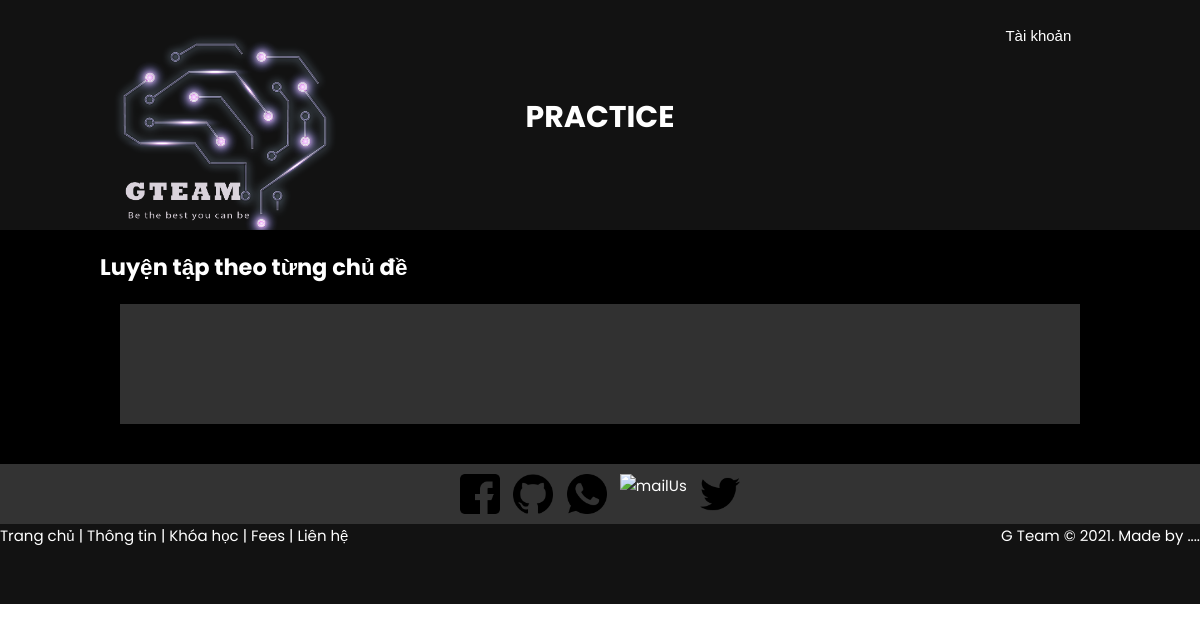
The page /GTEAMS/practice/ on the database as committed earlier.
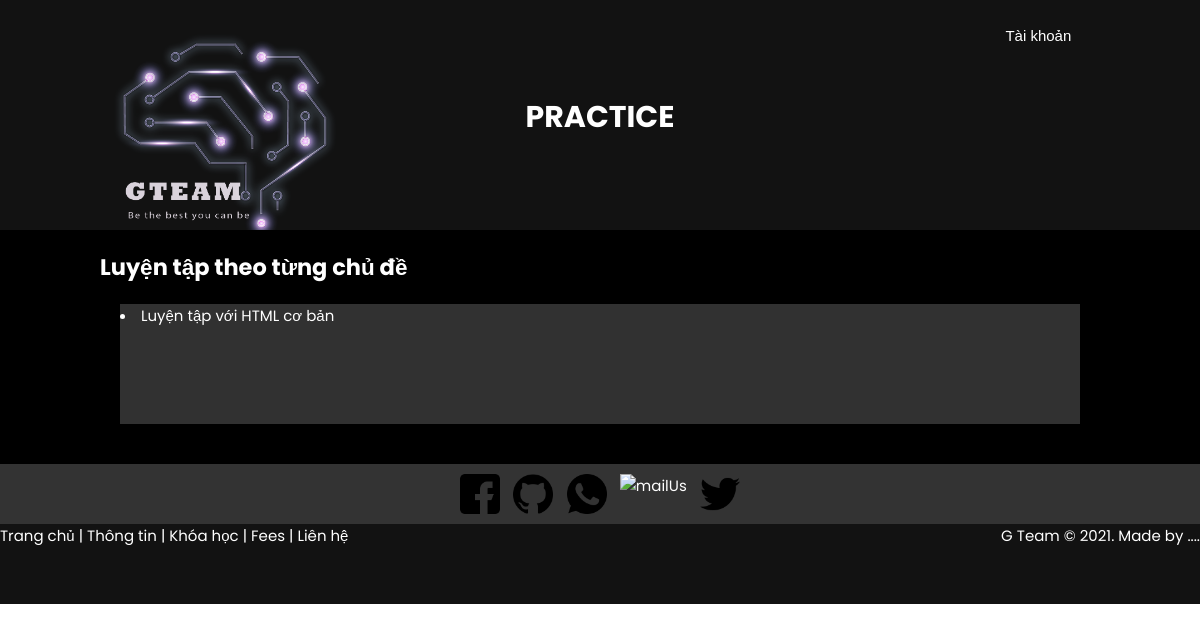
The same page on the database as committed later.
### GTEAMS_APP/models.py (models this page shows, shortened)
class Practice_title(models.Model):
    title=models.CharField(primary_key=True,max_length=50)
    title_Content=models.CharField(max_length=200)

### GTEAMS_APP/views.py (the view)
# urls.py: path('practice/',views.ShowQuestions, name='practice'),
def ShowQuestions(request):
    Question=Practice_title.objects.all()
    context = {'question': Question}
    return render(request,'pages/practice.html',context)

### GTEAMS_APP/templates/pages/practice.html (shortened to what this page needs)
{% load static %}
<!DOCTYPE html>
<html lang="en">
<head>
    <link rel="stylesheet" href="{% static 'css/practice.css'%}">
</head>
<body>
    <header id="header">
        <div id="header1">
            <div id="content-header1-left">
                <div>
                    <a href="{% url 'home' %}">
                        <img src="{% static 'imgs/rm37.png'%}" id="logo" alt="logo">
                    </a>
                </div>
            </div>
            <div id="content-header1-right">
                <button id="cnt-hd1-r-tk">Tài khoản</button>
            </div>
        </div>
        <div id="container-header2">
            <h1> PRACTICE </h1>
        </div>
    </header>
    <main id="main-container">
        <div id="Subject">
            <h2>Luyện tập theo từng chủ đề </h2>
        </div>
        <div class="block_query">
            <div id="questions">
                {% if question %}
                <ul id="questionUL" style='list-style-position: inside;'>
                     {% for q in question %}
                    <li><a href="{% url 'practiceID' q.title %}">{{q.title_Content}}</a></li>
                </ul>
                {% endfor %} {% endif %}
            </div>
        </div>
    </main>
</body>
<footer id="footer">
    <div id="contact">
        <a href="#"><img src="{% static 'imgs/facebook.png'%}" alt="facebook-contact" width="40" /></a>
        <a href="#"><img src="{% static 'imgs/github.png'%}" alt="github-contact" width="40" /></a>
        <a href="#"><img src="{% static 'imgs/whatsapp.png'%}" alt="callUs" width="40" /></a>
        <a href="#"><img src="{% static 'imgs/google-plus.png'%}" alt="mailUs" width="40" /></a>
        <a href="#"><img src="{% static 'imgs/twitter.png'%}" alt="twiter" width="40" /></a>
    </div>
    <div class="footer2">
        <div class="panel-body">
            <p class="simplenav">
                <a href="{% url 'home' %}">Trang chủ</a> |
                <a href="about.html">Thông tin</a> |
                <a href="{% url 'courses' %}">Khóa học</a> |
                <a href="fees.html">Fees</a> |
                <a href="{% url 'contact' %}">Liên hệ</a>
            </p>
        </div>
        <p class="text-right">
            G Team &copy; 2021. Made by <a href="#" rel="develop"> ....</a>
        </p>
    </div>
</footer>
</body>
</html>

Rows that differ between the two databases and show on the page:
added Practice_title: title_Content "Luyện tập với HTML cơ bản"
